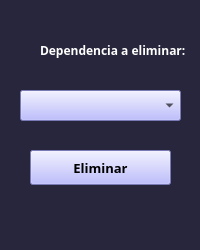
<?xml version="1.0" encoding="UTF-8"?>
<ui version="4.0">
 <class>Form</class>
 <widget class="QWidget" name="Form">
  <property name="geometry">
   <rect>
    <x>0</x>
    <y>0</y>
    <width>200</width>
    <height>250</height>
   </rect>
  </property>
  <property name="minimumSize">
   <size>
    <width>200</width>
    <height>250</height>
   </size>
  </property>
  <property name="maximumSize">
   <size>
    <width>200</width>
    <height>250</height>
   </size>
  </property>
  <property name="windowTitle">
   <string>Form</string>
  </property>
  <property name="styleSheet">
   <string notr="true">background-color:#27263c;</string>
  </property>
  <widget class="QLabel" name="label">
   <property name="geometry">
    <rect>
     <x>40</x>
     <y>40</y>
     <width>400</width>
     <height>21</height>
    </rect>
   </property>
   <property name="minimumSize">
    <size>
     <width>400</width>
     <height>0</height>
    </size>
   </property>
   <property name="font">
    <font>
     <family>Candara</family>
     <pointsize>9</pointsize>
     <weight>75</weight>
     <italic>false</italic>
     <bold>true</bold>
     <underline>false</underline>
     <strikeout>false</strikeout>
     <kerning>false</kerning>
    </font>
   </property>
   <property name="cursor">
    <cursorShape>ArrowCursor</cursorShape>
   </property>
   <property name="styleSheet">
    <string notr="true">color:white;</string>
   </property>
   <property name="text">
    <string>Dependencia a eliminar:</string>
   </property>
  </widget>
  <widget class="QComboBox" name="elige_dependencia">
   <property name="geometry">
    <rect>
     <x>20</x>
     <y>90</y>
     <width>161</width>
     <height>31</height>
    </rect>
   </property>
   <property name="styleSheet">
    <string notr="true">background:rgb(170, 170, 255);</string>
   </property>
  </widget>
  <widget class="QPushButton" name="btn_eliminar_dependencia">
   <property name="geometry">
    <rect>
     <x>30</x>
     <y>150</y>
     <width>141</width>
     <height>35</height>
    </rect>
   </property>
   <property name="minimumSize">
    <size>
     <width>0</width>
     <height>35</height>
    </size>
   </property>
   <property name="maximumSize">
    <size>
     <width>16777215</width>
     <height>35</height>
    </size>
   </property>
   <property name="font">
    <font>
     <family>Candara</family>
     <pointsize>10</pointsize>
     <weight>75</weight>
     <bold>true</bold>
    </font>
   </property>
   <property name="cursor">
    <cursorShape>PointingHandCursor</cursorShape>
   </property>
   <property name="styleSheet">
    <string notr="true">background:rgb(170, 170, 255);</string>
   </property>
   <property name="text">
    <string>Eliminar</string>
   </property>
  </widget>
 </widget>
 <resources/>
 <connections/>
</ui>
